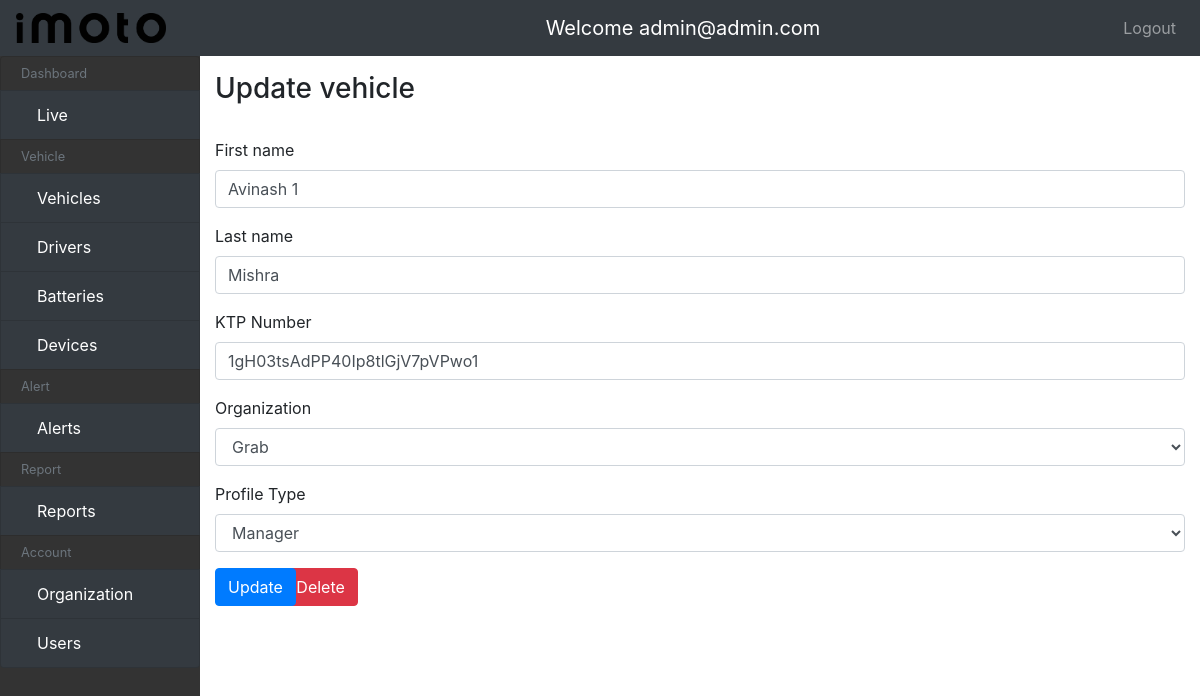
The page /profiles/13/update/ (signed in) on the database its author committed.
### account/models.py (models this page shows, shortened)
class Account(AbstractBaseUser):
    email = models.EmailField(verbose_name="email",
                              max_length=100, unique=True)
    username = models.CharField(
        verbose_name="username", max_length=30, blank=True, null=True)
    created_at = models.DateTimeField(
        auto_now_add=True, verbose_name="created at")
    date_joined = models.DateTimeField(
        auto_now=True, verbose_name="Date Joined")
    is_admin = models.BooleanField(default=False)
    is_active = models.BooleanField(default=True)
    is_staff = models.BooleanField(default=False)
    is_superuser = models.BooleanField(default=False)
    is_password_changed = models.BooleanField(default=False)
    USERNAME_FIELD = 'email'
    objects = MyAccountManager()

### Profile/models.py (models this page shows, shortened)
class Profile(models.Model):
    DRIVER = "driver"
    MANAGER = "manager"
    PROFILE_CHOICES = (
        (DRIVER, "Driver"),
        (MANAGER, "Manager")
    )
    ACCEPTED = "accepted"
    REJECTED = "rejected"
    PENDING = "pending"
    DOCUMENT_VERIFICATION_STATUS_CHOICES = (
        (ACCEPTED, "Accepted"),
        (REJECTED, "Rejected"),
        (PENDING, "Pending")
    )
    user = models.OneToOneField(
        Account, on_delete=models.CASCADE, related_name="profile")
    first_name = models.CharField(max_length=50, verbose_name="first name")
    last_name = models.CharField(max_length=50, verbose_name="last name")
    ktp_number = models.CharField(
        max_length=100, verbose_name="KTP Number")
    profile_type = models.CharField(
        max_length=100, verbose_name="Profile Type",
        choices=PROFILE_CHOICES, default=DRIVER
        )
    role = models.ForeignKey(Role, related_name="profile",
                             on_delete=models.SET_NULL, blank=True, null=True)
    ktp_image = models.ImageField(
        default="ktp/bg2.png", null=True, blank=True, upload_to="ktp")
    sim_image = models.ImageField(
        default="ktp/bg2.png", null=True, blank=True, upload_to="sim")
    document_verification_status = models.CharField(
        max_length=100,
        choices=DOCUMENT_VERIFICATION_STATUS_CHOICES,
        default=PENDING,
        verbose_name="Verification Status"
    )
    organization = models.ForeignKey(
        Organization, on_delete=models.SET_NULL, null=True, blank=True)

### Profile/views.py (the view, shortened to what this page needs)
# urls.py: path('<pk>/update/', ProfileUpdateView.as_view(), name='profile-update'),
@method_decorator(admin_only, name="dispatch")
class ProfileUpdateView(LoginRequiredMixin, AdminOnlyPermissions, UpdateView):
    queryset = Profile.objects.all()
    template_name = "profile/update_profile.html"
    form_class = ProfileForm
    context_object_name = "profile"

### Profile/forms.py
class ProfileForm(forms.ModelForm):
    class Meta:
        model = Profile
        fields = ("first_name", "last_name", "ktp_number",
                  "organization", "profile_type")

### account/models.py (called while the page is built)
    def __str__(self):
        return self.name

### ev/permissions.py (called while the page is built)
def admin_only(view_func):
    def wrapper_func(request, *args, **kwargs):
        if request.user.is_admin:
            return view_func(request, *args, **kwargs)
        else:
            print("yolo")
            raise Http404()
    return wrapper_func

    def has_permission(self):
        if self.request.user.is_admin:
            return True
        return False

### templates/profile/update_profile.html (shortened to what this page needs)
{% extends "main.html" %}
{% load static %}
{% load bootstrap4 %}
{% block content %}
  <h3>Update vehicle</h3>
  <br>
  <form  action="{% url 'profile-update' profile.pk %}" method="post">
    {% bootstrap_form form layout="horizontal" field_class="col-md-3" label_class="col-md-2"%}
      <div class="form-group row">
        <div class="col-md-1">
          <button type="submit" name="button" value="update" class="btn btn-primary">Update</button>
        </div>
        <div class="btn btn-danger">
          <a href="{% url 'profile-delete' profile.id %}" class="deletelink" style="text-decoration: none;color: #fff;">Delete</a>
        </div>
      </div>
  </form>
<br>
{% endblock %}

### templates/topnav.html (shortened to what this page needs)
{% load static %}
<nav class="navbar navbar-expand-md navbar-dark bg-dark fixed-top">
    <a class="navbar-brand" href="#">
        <img src="{% static 'img/imoto_logo.png' %}" width="150" height="30" class="d-inline-block align-top" alt="">
    </a>
    <div class="mx-auto order-0">
        <a class="navbar-brand mx-auto" href="#">Welcome {{user.email}}</a>
    </div>
    {% if request.user.is_authenticated %}
      <div class="navbar-collapse collapse w-100 order-3 dual-collapse2">
          <ul class="navbar-nav ml-auto">
              <li class="nav-item">
                  <a class="nav-link" href="{% url 'logout' %}">Logout</a>
              </li>
          </ul>
      </div>
    {% endif %}
</nav>

### static/css/custom.css (style rules this page uses)
body { padding-top: 56px; }
* { box-sizing: border-box; }

### rows shown on the page
Account: email "admin@admin.com"
Profile: first_name "Avinash 1", last_name "Mishra", ktp_number "1gH03tsAdPP40Ip8tlGjV7pVPwo1", organization "Grab", profile_type "Manager"
